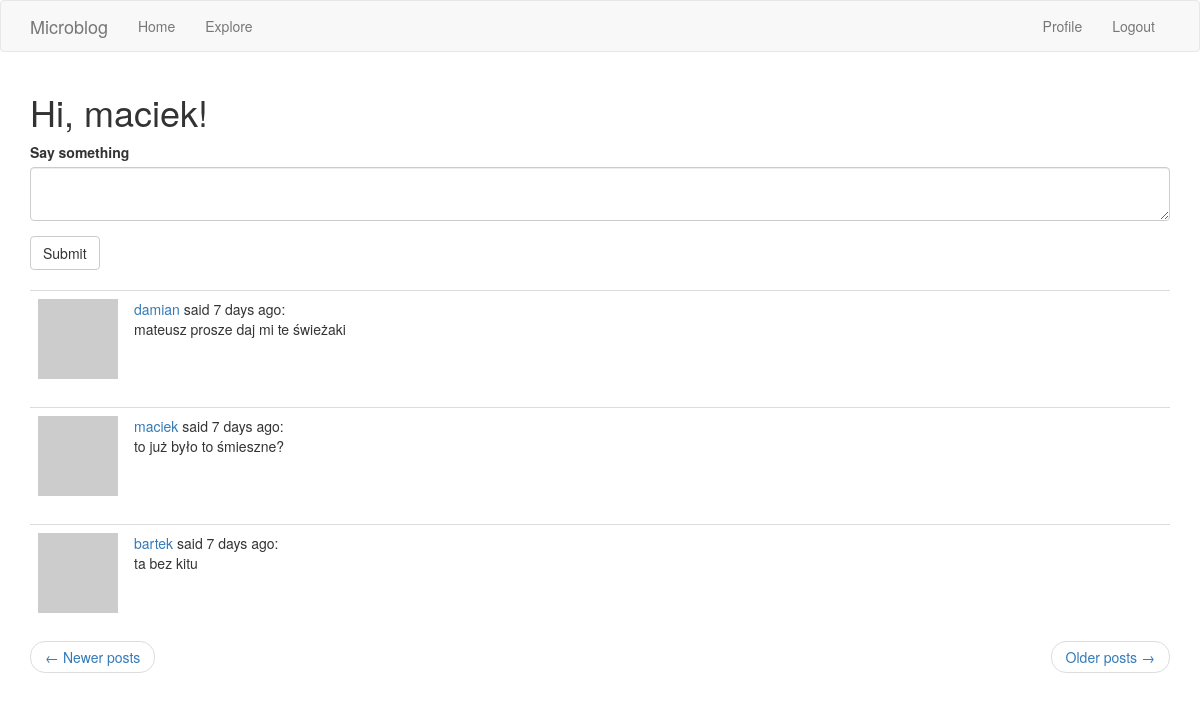
Page /explore?page=2 (signed in) on the committed database.
### app/models.py (models this page shows, shortened)
class User(UserMixin, db.Model):
    id = db.Column(db.Integer, primary_key=True)
    username = db.Column(db.String(64), index=True, unique=True)
    email = db.Column(db.String(120), index=True, unique=True)
    password_hash = db.Column(db.String(128))
    posts = db.relationship('Post', backref='author', lazy='dynamic')
    about_me = db.Column(db.String(140))
    last_seen = db.Column(db.DateTime, default=datetime.utcnow)
    followed = db.relationship(
        'User', secondary=followers,
        primaryjoin=(followers.c.follower_id == id),
        secondaryjoin=(followers.c.followed_id == id),
        backref=db.backref('followers', lazy='dynamic'), lazy='dynamic')
    def avatar(self, size):
        digest = md5(self.email.lower().encode('utf-8')).hexdigest()
        return 'https://www.gravatar.com/avatar/{}?d=identicon&s={}'.format(
            digest, size)

class Post(db.Model):
    id = db.Column(db.Integer, primary_key=True)
    body = db.Column(db.String(140))
    timestamp = db.Column(db.DateTime, index=True, default=datetime.utcnow)
    user_id = db.Column(db.Integer, db.ForeignKey('user.id'))

### app/routes.py (the view)
@app.route('/explore', methods=['GET'])
@login_required
def explore():
    form = PostForm()
    if form.validate_on_submit():
        post = Post(body=form.post.data, author=current_user)
        db.session.add(post)
        db.session.commit()
        flash('Succesfully added a post!')
        return redirect(url_for('explore'))
    page = request.args.get('page', 1, type=int)
    posts = Post.query.order_by(Post.timestamp.desc()).paginate(
        page, app.config['POSTS_PER_PAGE'], False
    )
    next_url = url_for('explore', page=posts.next_num) \
        if posts.has_next else None
    prev_url = url_for('explore', page=posts.prev_num) \
        if posts.has_prev else None
    return render_template('index.html', title="Home", form=form, posts=posts.items,
                           next_url=next_url, prev_url=prev_url)

### app/forms.py
class PostForm(FlaskForm):
    post = TextAreaField('Say something', validators=[DataRequired(), Length(min=1, max=140)])
    submit = SubmitField('Submit')

### app/models.py (called while the page is built)
@login.user_loader
def load_user(id):
    return User.query.get(int(id))

### app/routes.py (called while the page is built)
@app.before_request
def before_request():
    if current_user.is_authenticated:
        current_user.last_seen = datetime.utcnow()
        db.session.commit()

### app/templates/index.html
{% extends "base.html" %}
{% import 'bootstrap/wtf.html' as wtf %}
{% block app_content %}
    <h1>Hi, {{ current_user.username }}!</h1>
    {% if form %}
    {{ wtf.quick_form(form) }}
    <br>
    {% endif %}
    {% for post in posts %}
        {% include '_post.html' %}
    {% endfor %}
    <nav aria-label="...">
        <ul class="pager">
            <li class="previous{% if not prev_url %} disabled{% endif %}">
                <a href="{{ prev_url or '#' }}">
                    <span aria-hidden="true">&larr;</span> Newer posts
                </a>
            </li>
            <li class="next{% if not next_url %} disabled{% endif %}">
                <a href="{{ next_url or '#' }}">
                    Older posts <span aria-hidden="true">&rarr;</span>
                </a>
            </li>
        </ul>
    </nav>
{% endblock %}

### app/templates/_post.html
    <table class="table table-hover">
        <tr>
            <td width="70px">
                <a href="{{ url_for('user', username=post.author.username) }}">
                    <img src="{{ post.author.avatar(70) }}" />
                </a>
            </td>
            <td>
                <a href="{{ url_for('user', username=post.author.username) }}">
                    {{ post.author.username }}
                </a>
                said {{ moment(post.timestamp).fromNow() }}:
                <br>
                {{ post.body }}
            </td>
        </tr>
    </table>

### rows in the picture
User: username "maciek"
Post: author.username "damian", timestamp "7 days ago", body "mateusz prosze daj mi te świeżaki"
Post: author.username "maciek", timestamp "7 days ago", body "to już było to śmieszne?"
Post: author.username "bartek", timestamp "7 days ago", body "ta bez kitu"
